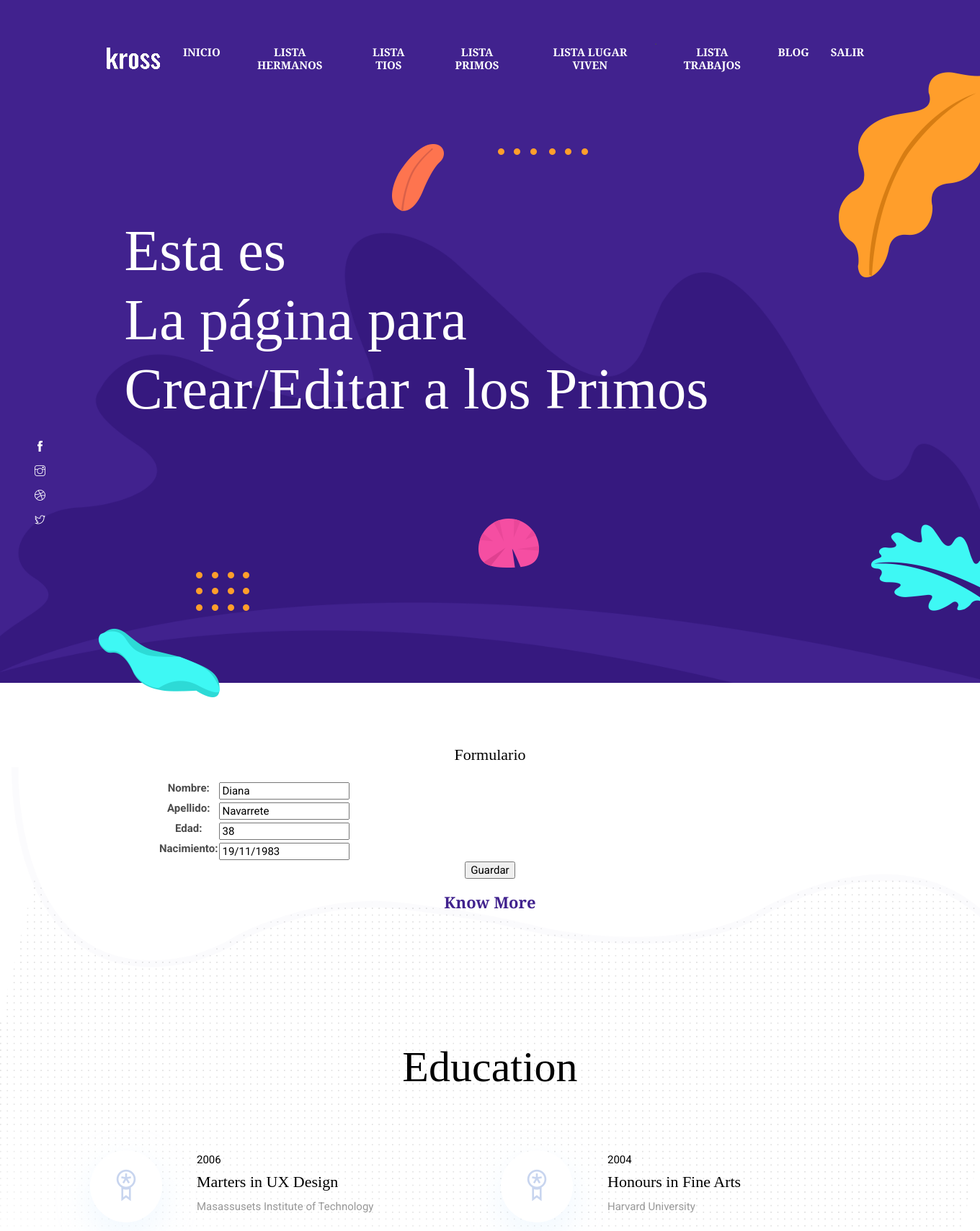
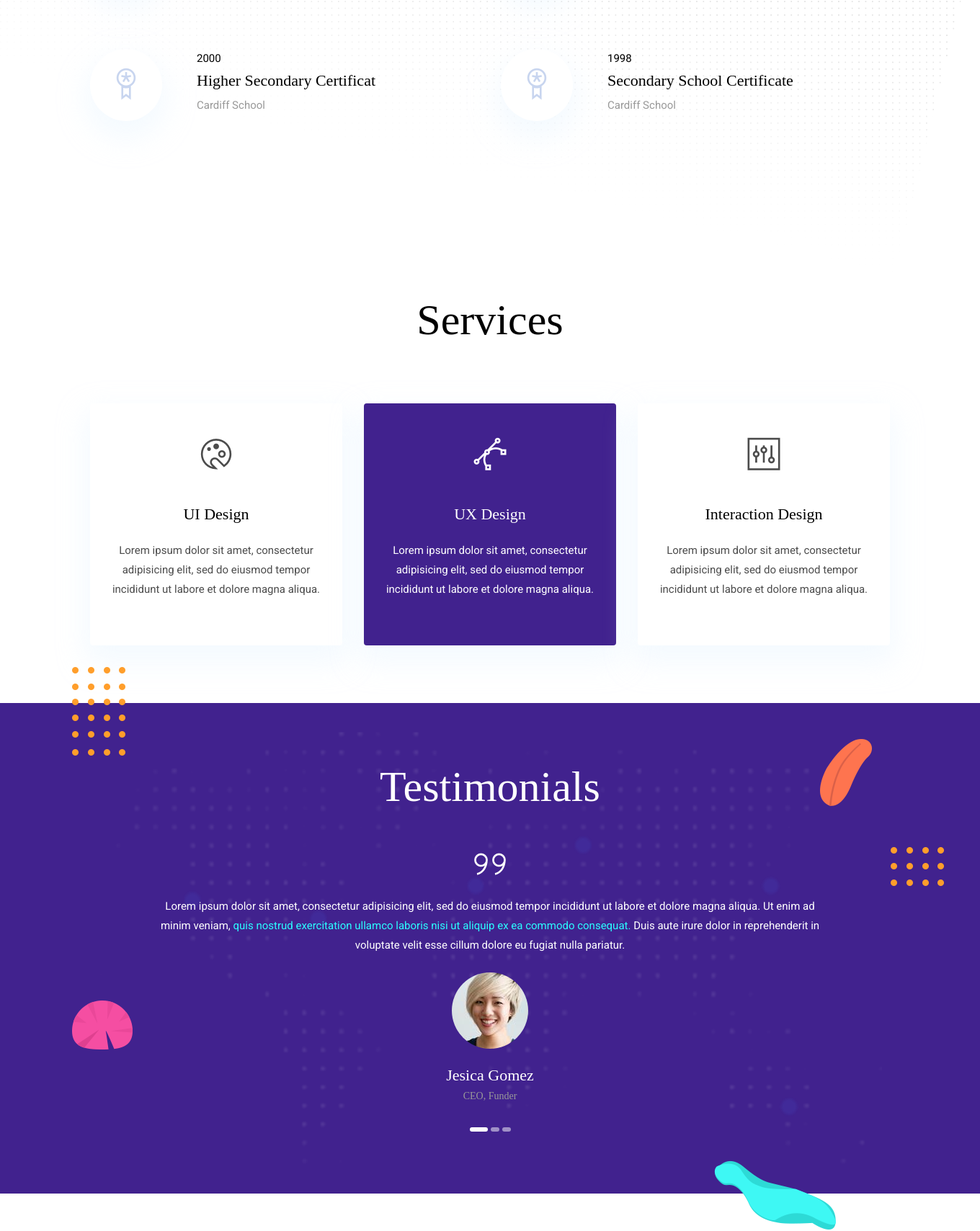
/Familia/Primos/Editar/1 (signed in, upper part), run on the app's committed database (2 pictures, top to bottom).
### Familia/models.py (models this page shows, shortened)
class Primos(models.Model):
    nombre=models.CharField(max_length=50)
    apellido=models.CharField(max_length=50)
    edad=models.IntegerField()
    nacimiento=models.DateField()

### Familia/views.py (the view)
# urls.py: path('Primos/Editar/<pk>',PrimosEditar.as_view(), name="PrimosEditar"),
class PrimosEditar(LoginRequiredMixin, UpdateView):
    model = Primos
    success_url = reverse_lazy('PrimosLista')
    fields = ['nombre','apellido','edad','nacimiento']

### Familia/templates/Familia/Primos_form.html (shortened to what this page needs)
{% extends 'Familia/padre.html' %}
{% load static %}
{% block titulo %}
  <h1 class="text-white font-tertiary">Esta es<br>La página para<br>Crear/Editar a los Primos</h1>
{% endblock %}
{% block contenido %}
<p class="font-secondary paragraph-lg text-dark">Formulario</p>
<form method="post"> {% csrf_token %}
<table>
  {{ form.as_table }}
</table>
<input type="submit" value="Guardar">
</form>
{% endblock %}

### Familia/static/Familia/css/style.css (style rules this page uses)
body { line-height: 1.2; font-family: "Roboto", sans-serif; -webkit-font-smoothing: antialiased; font-size: 15px; color: #4c4c4c; }
p, .paragraph { font-weight: 400; color: #4c4c4c; font-size: 15px; line-height: 1.8; font-family: "Roboto", sans-serif; }
p-lg, .paragraph-lg { font-size: 22px; }
h1, h2, h3, h4, h5, h6 { color: #000; font-family: "Playfair Display", serif; line-height: 1.2; }
h1, .h1 { font-size: 80px; }
body { background-color: #fff; overflow-x: hidden; }
.text-dark { color: #000 !important; }
.font-secondary { font-family: "Playfair Display", serif !important; }
.font-tertiary { font-family: "Playfair Display", serif !important; }
.hero-area h1 { position: relative; z-index: 2; }

### data on the page
Primos: nombre "Diana", apellido "Navarrete", edad "38", nacimiento "19/11/1983"
